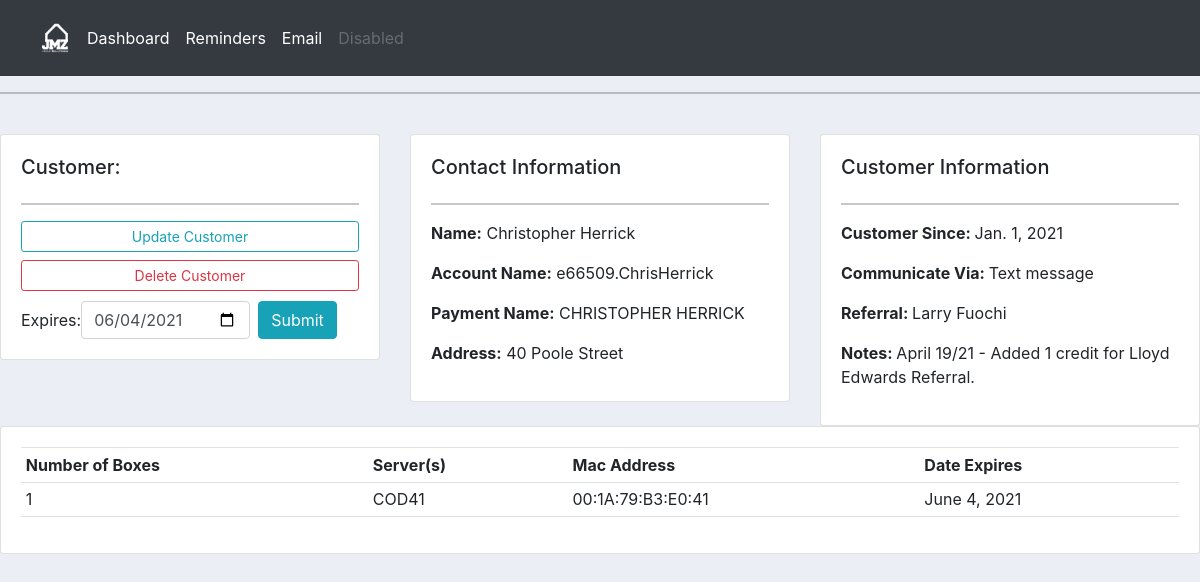
The app's page /customer/1/ with its own data.
### accounts/models.py (models this page shows, shortened)
class Customer(models.Model):
    name = models.CharField(max_length=200, null=True)
    account_name = models.CharField(max_length=200, null=True)
    payment_name = models.CharField(max_length=200, null=True)
    number_of_boxes = models.IntegerField(null=True, default=1)
    server = models.CharField(max_length=200, null=True)
    mac_address = models.CharField(max_length=200, null=True)
    expires = models.DateField(null=True)
    communication = models.CharField(max_length=200, null=True)
    referal = models.CharField(max_length=200, null=True)
    building_type = models.CharField(max_length=200, null=True)
    address = models.CharField(max_length=200, null=True)
    customer_since = models.DateField(null=True)
    notes = models.CharField(max_length=200, null=True)
    date_created = models.DateTimeField(auto_now_add=True, null=True)
    needs_remind = models.BooleanField(default=False, null=True)

### accounts/views.py (the view)
# urls.py: path('customer/<str:pk>/', views.customer, name="customer"),
def customer(request, pk):
    customer = Customer.objects.get(id=pk)
    form = CustomerForm(instance=customer)
    if request.method == 'POST':
        form = CustomerForm(request.POST, instance=customer)
        if form.is_valid():
            form.save()
    context = {'customer':customer, 'form':form}
    return render(request, 'accounts/customer.html', context)

### accounts/forms.py
class CustomerForm(ModelForm):
    class Meta:
        model = Customer
        fields = ['expires']
        widgets = {
            'expires': DateInput(attrs={'type': 'date', 'class': 'form-control mb-2 mr-sm-2 mb-sm-0'})
        }

### accounts/templates/accounts/customer.html (shortened to what this page needs)
{%  extends 'accounts/main.html' %}
{% block content %}
	<br>
<div class="row">
	<div class="col-md">
		<div class="card card-body">
			<h5>Customer:</h5>
			<hr>
			<a class="btn btn-outline-info  btn-sm btn-block" href="{% url 'update_customer' customer.id %}">Update Customer</a>
			<a class="btn btn-outline-danger  btn-sm btn-block" style="margin-bottom: 10px" href="{% url 'delete_customer' customer.id %}">Delete Customer</a>
            <form class = "form-inline" action="" method="POST">
            {{form}}
            <input class="btn btn-info" type="submit" name="Submit">
                </form>
		</div>
	</div>
	<div class="col-md">
		<div class="card card-body">
			<h5>Contact Information</h5>
			<hr>
			<p><b>Name:</b> {{customer.name}} </p>
			<p><b>Account Name:</b> {{customer.account_name}}</p>
            <p><b>Payment Name:</b> {{customer.payment_name}}</p>
            <p><b>Address:</b> {{customer.address}}</p>
		</div>
	</div>
	<div class="col-md">
		<div class="card card-body">
			<h5>Customer Information</h5>
			<hr>
			<p><b>Customer Since: </b>{{customer.customer_since}}</p>
            <p><b>Communicate Via: </b>{{customer.communication}}</p>
            <p><b>Referral: </b>{{customer.referal}}</p>
            <p><b>Notes: </b>{{customer.notes}}</p>
		</div>
	</div>
</div>
<div class="row">
	<div class="col-md">
		<div class="card card-body">
			<table class="table table-sm">
				<tr>
					<th>Number of Boxes</th>
					<th>Server(s)</th>
					<th>Mac Address</th>
					<th>Date Expires</th>
				</tr>
                <tr>
                    <td>{{customer.number_of_boxes}}</td>
                    <td>{{customer.server}}</td>
                    <td>{{customer.mac_address}}</td>
                    <td>{{customer.expires}}</td>
                </tr>
			</table>
		</div>
	</div>
</div>
{% endblock %}

### accounts/templates/accounts/main.html (shortened to what this page needs)
{% load static %}
<!DOCTYPE html>
<html lang="en">
<head>
    <link href="https://cdn.jsdelivr.net/npm/bootstrap@5.0.1/dist/css/bootstrap.min.css" rel="stylesheet">
    <link rel="stylesheet" href="https://cdn.jsdelivr.net/npm/bootstrap@4.6.0/dist/css/bootstrap.min.css">
    <link rel="stylesheet" href="https://stackpath.bootstrapcdn.com/bootstrap/4.4.1/css/bootstrap.min.css">
    <link href="{% static '/css/main.css' %}" rel="stylesheet" type="text/css">
</head>
<body>
    {% include 'accounts/navbar.html' %}
    <hr>
    {% block content %}
    {% endblock %}
</body>
</html>

### accounts/templates/accounts/navbar.html (shortened to what this page needs)
{% load static %}
<nav class="navbar navbar-expand-lg navbar-dark bg-dark">
  <div class="container-fluid">
    <img src="{% static '/images/JMZHS.svg'%}" alt="JMZ Home Solutions" width=48 height=60>
    <div class="collapse navbar-collapse" id="navbarNavAltMarkup">
      <div class="navbar-nav">
        <a class="nav-link active" aria-current="page" href="{% url 'home' %}">Dashboard</a>
        <a class="nav-link active" aria-current="page" href="#">Reminders</a>
        <a class="nav-link active" aria-current="page" href="https://www.google.com/url?sa=t&rct=j&q=&esrc=s&source=web&cd=&ved=2ahUKEwigi4zJ6urwAhVERzABHX8PC48QFjAAegQIBBAD&url=https%3A%2F%2Fwww.google.com%2Fgmail%2F&usg=AOvVaw3mZ_qbD_gQyp_sqkjrwStn" target="_blank" rel="noopener noreferrer">Email</a>
        <a class="nav-link disabled" href="#" tabindex="-1" aria-disabled="true">Disabled</a>
      </div>
    </div>
  </div>
</nav>

### static/css/main.css (style rules this page uses)
body { background-color: #ebeff5; }

### records on screen
Customer: expires "06/04/2021", name "Christopher Herrick", account_name "e66509.ChrisHerrick", payment_name "CHRISTOPHER HERRICK", address "40 Poole Street", customer_since "Jan. 1, 2021", communication "Text message", referal "Larry Fuochi", notes "April 19/21 - Added 1 credit for Lloyd Edwards Referral.", number_of_boxes "1", server "COD41", mac_address "00:1A:79:B3:E0:41", expires "June 4, 2021"
